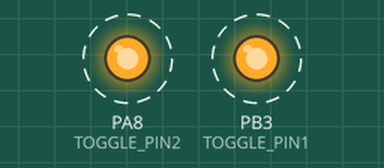
Bench run of a sketch on a simulated STM32 Blue Pill. Parts: output pins drawn as LEDs (lit = HIGH). Dashed ring = blinking.

Above: at 0.12 s.
Timing chart, 0 to 3.0 s (numbered marks = the images above):
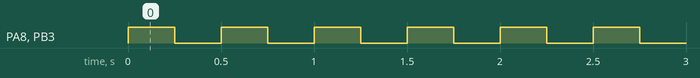

The sketch:

shd_test.ino
```cpp
#include <Arduino.h>

#define TOGGLE_PIN1 PB_3
#define TOGGLE_PIN2 PA_8

void setup() {
  pinMode(TOGGLE_PIN1, OUTPUT);
  pinMode(TOGGLE_PIN2, OUTPUT);
}

void loop() {
  static bool pinState = false;

  pinState = !pinState;

  digitalWrite(TOGGLE_PIN1, pinState);
  digitalWrite(TOGGLE_PIN2, pinState);

  delay(250);
}
```

Measured:
- by itself, PA8 (TOGGLE_PIN2), PB3 (TOGGLE_PIN1): alternates HIGH for 0.25 s and LOW for 0.25 s
